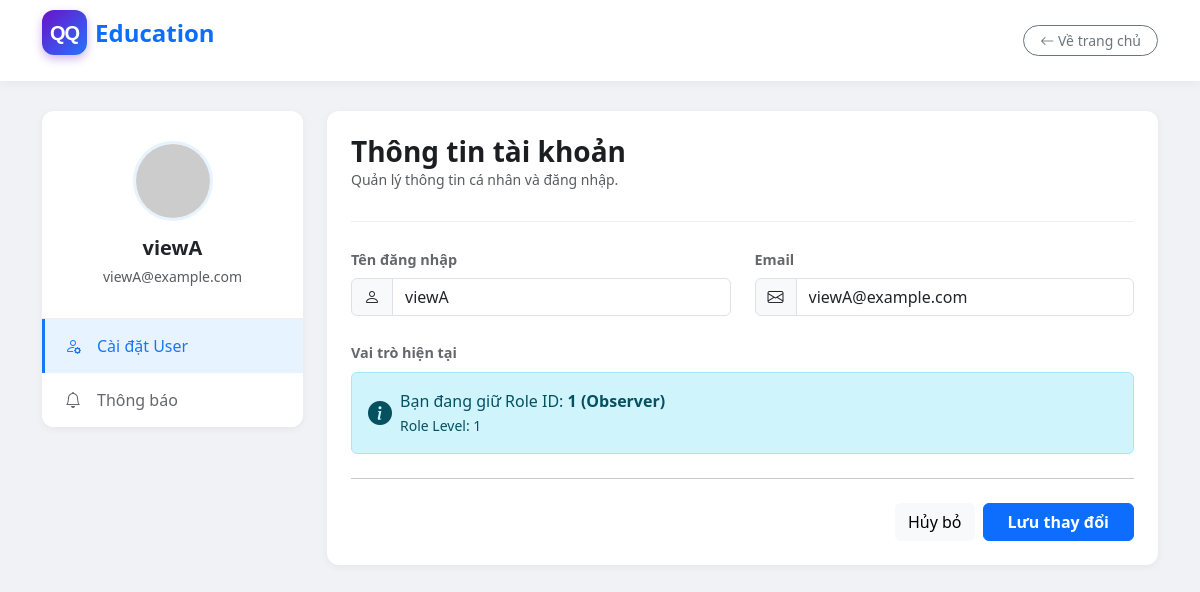
/user/profile.php (signed in), run on the app's committed database.
### tables this page shows
CREATE TABLE `users` (
  `id` int(11) NOT NULL,
  `username` varchar(100) NOT NULL,
  `email` varchar(255) NOT NULL,
  `password` varchar(255) NOT NULL,
  `role_id` int(11) DEFAULT NULL,
  `role_level` tinyint(4) DEFAULT 1,
  `created_at` datetime DEFAULT current_timestamp(),
  `updated_at` datetime DEFAULT current_timestamp() ON UPDATE current_timestamp(),
  `status` varchar(50) DEFAULT 'active'
);

CREATE TABLE `roles` (
  `id` int(11) NOT NULL,
  `role_name` varchar(50) NOT NULL,
  `role_level` tinyint(4) NOT NULL,
  `description` text DEFAULT NULL,
  `created_at` datetime DEFAULT current_timestamp(),
  `updated_at` datetime DEFAULT current_timestamp() ON UPDATE current_timestamp()
);

### user/profile.php (the view, shortened to what this page needs)
<?php
require '../config.php';
$user_id = $_SESSION['user_id'];
$sql_get = "SELECT * FROM users WHERE id = '$user_id'";
$result = mysqli_query($conn, $sql_get);
$user = mysqli_fetch_assoc($result);
$sql_roles = "SELECT id, role_name, role_level, description FROM roles ORDER BY role_level ASC";
$result_roles = mysqli_query($conn, $sql_roles);
$roles = mysqli_fetch_all($result_roles, MYSQLI_ASSOC);
$current_role_name = "";
if (!empty($roles)) {
    foreach ($roles as $role) {
        if ($role['id'] == $user['role_id']) {
            $current_role_name = $role['role_name'];
            break;
        }
    }
}
?>
<!DOCTYPE html>
<html lang="vi">
<head>
    <link href="https://cdn.jsdelivr.net/npm/bootstrap@5.3.3/dist/css/bootstrap.min.css" rel="stylesheet">
    <link rel="stylesheet" href="https://cdn.jsdelivr.net/npm/bootstrap-icons@1.11.3/font/bootstrap-icons.css">
</head>
<body>
    <div class="navbar-dummy">
        <div class="container d-flex justify-content-between align-items-center">
            <a href="../index.php" class="d-flex align-items-center mb-3 text-decoration-none">
                <div style="width: 45px; height: 45px; background: linear-gradient(135deg, #6a11cb 0%, #2575fc 100%); border-radius: 12px; display: flex; align-items: center; justify-content: center; box-shadow: 0 4px 10px rgba(106, 17, 203, 0.3);">
                    <span style="color: white; font-weight: 900; font-family: sans-serif; font-size: 20px; letter-spacing: -1px;">QQ</span>
                </div>
                <span class="fs-4 fw-bold text-primary ms-2">Education</span>
            </a>
            <a href="../index.php" class="btn btn-outline-secondary btn-sm rounded-pill px-3 text-decoration-none">
                <i class="bi bi-arrow-left"></i> Về trang chủ
            </a>
        </div>
    </div>
    <div class="container">
        <div class="row">
            <div class="col-md-3 mb-4">
                <div class="settings-card">
                    <div class="avatar-section">
                        <img src="https://ui-avatars.com/api/?name=<?php echo urlencode($user['username']); ?>&background=random" alt="Avatar" class="user-avatar">
                        <h5 class="fw-bold mb-1"><?php echo htmlspecialchars($user['username']); ?></h5>
                        <small class="text-muted"><?php echo htmlspecialchars($user['email']); ?></small>
                    </div>
                    <div class="list-group list-group-flush" id="myTab" role="tablist">
                        <a class="list-group-item list-group-item-action active" id="user-tab" data-bs-toggle="list" href="#user-settings" role="tab">
                            <i class="bi bi-person-gear me-3"></i>Cài đặt User
                        </a>
                        <a class="list-group-item list-group-item-action" id="noti-tab" data-bs-toggle="list" href="#noti-settings" role="tab">
                            <i class="bi bi-bell me-3"></i>Thông báo
                        </a>
                    </div>
                </div>
            </div>
            <div class="col-md-9">
                <div class="settings-card p-4 h-100">
                    <div class="tab-content" id="myTabContent">
                        <div class="tab-pane fade show active" id="user-settings" role="tabpanel">
                            <div class="content-header">
                                <h3>Thông tin tài khoản</h3>
                                <p class="text-muted small">Quản lý thông tin cá nhân và đăng nhập.</p>
                            </div>
                            <form method="POST" action="">
                                <div class="row mb-4">
                                    <div class="col-md-6">
                                        <label class="form-label">Tên đăng nhập</label>
                                        <div class="input-group">
                                            <span class="input-group-text bg-light"><i class="bi bi-person"></i></span>
                                            <input type="text" class="form-control" name="username" value="<?php echo htmlspecialchars($user['username']); ?>" required>
                                        </div>
                                    </div>
                                    <div class="col-md-6">
                                        <label class="form-label">Email</label>
                                        <div class="input-group">
                                            <span class="input-group-text bg-light"><i class="bi bi-envelope"></i></span>
                                            <input type="email" class="form-control" name="email" value="<?php echo htmlspecialchars($user['email']); ?>" required>
                                        </div>
                                    </div>
                                </div>
                                <div class="mb-4">
                                    <label class="form-label">Vai trò hiện tại</label>
                                    <div class="alert alert-info d-flex align-items-center" role="alert">
                                        <i class="bi bi-info-circle-fill me-2 fs-4"></i>
                                        <div>
                                            Bạn đang giữ Role ID: <strong><?php echo $user['role_id']; ?> (<?php echo htmlspecialchars($current_role_name); ?>)</strong><br>
                                            <small>Role Level: <?php echo $user['role_level']; ?></small>
                                        </div>
                                    </div>
                                </div>
                                <hr class="my-4">
                                <div class="d-flex justify-content-end">
                                    <a href="../index.php" class="btn btn-light me-2 text-decoration-none">Hủy bỏ</a>
                                    <button type="submit" class="btn btn-primary px-4 fw-bold">Lưu thay đổi</button>
                                </div>
                            </form>
                        </div>
                    </div>
                </div>
            </div>
        </div>
    </div>
</body>
</html>

### user/profile.php (style rules this page uses)
body { background-color: #f0f2f5; font-family: 'Segoe UI', Tahoma, Geneva, Verdana, sans-serif; min-height: 100vh; padding-bottom: 50px; }
.navbar-dummy { background: white; box-shadow: 0 2px 10px rgba(0, 0, 0, 0.05); padding: 10px 0; margin-bottom: 30px; }
.settings-card { background: white; border-radius: 12px; box-shadow: 0 2px 8px rgba(0, 0, 0, 0.05); overflow: hidden; border: none; }
.avatar-section { padding: 30px 20px; text-align: center; border-bottom: 1px solid #eee; }
.user-avatar { width: 80px; height: 80px; object-fit: cover; border-radius: 50%; margin-bottom: 15px; border: 3px solid #e7f3ff; }
.list-group-flush .list-group-item { border: none; padding: 15px 20px; font-weight: 500; color: #65676b; transition: all 0.2s; cursor: pointer; border-left: 3px solid transparent; }
.list-group-flush .list-group-item.active { background-color: #e7f3ff; color: #1877f2; border-color: #1877f2; border-left: 3px solid #1877f2; }
.list-group-flush .list-group-item.active i { color: #1877f2; }
.content-header { border-bottom: 1px solid #eee; padding-bottom: 15px; margin-bottom: 25px; }
.content-header h3 { font-weight: 700; color: #1c1e21; margin: 0; }
.form-label { font-weight: 600; font-size: 0.9rem; color: #65676b; }

### data on the page
users: username "viewA", email "viewA@example.com", role "1", role_level "1"
roles: role_name "Observer"
